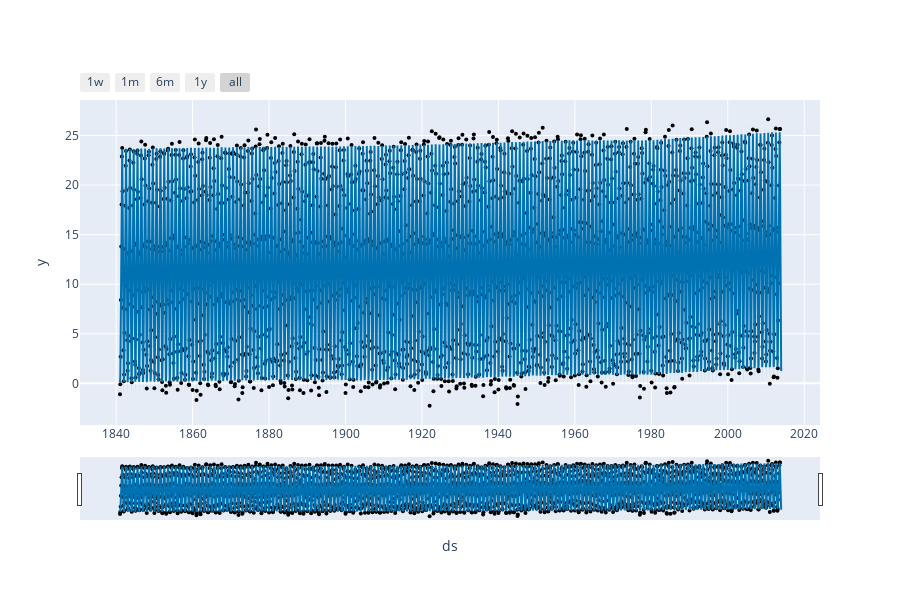

Source (notebook cell):
### Code cell
# Interactive figure of the forecast 
plot_plotly(m, forecast)

### Figure 1 — Plotly figure (JSON) as saved in the notebook; plotly's stock layout.template omitted (floating-point values rounded to 4 significant figures; data arrays with more than 128 entries replaced by an {"elided": "..."} marker saying what was removed)
{"data": [{"marker": {"color": "black", "size": 4}, "mode": "markers", "name": "Actual", "type": "scatter", "x": {"elided": "2073 str values"}, "y": {"elided": "2073 float values"}}, {"hoverinfo": "skip", "line": {"width": 0}, "mode": "lines", "type": "scatter", "x": {"elided": "2193 str values"}, "y": {"elided": "2193 float values"}}, {"fill": "tonexty", "fillcolor": "rgba(0, 114, 178, 0.2)", "line": {"color": "#0072B2", "width": 2}, "mode": "lines", "name": "Predicted", "type": "scatter", "x": {"elided": "2193 str values"}, "y": {"elided": "2193 float values"}}, {"fill": "tonexty", "fillcolor": "rgba(0, 114, 178, 0.2)", "hoverinfo": "skip", "line": {"width": 0}, "mode": "lines", "type": "scatter", "x": {"elided": "2193 str values"}, "y": {"elided": "2193 float values"}}], "layout": {"height": 600, "showlegend": false, "width": 900, "xaxis": {"rangeselector": {"buttons": [{"count": 7, "label": "1w", "step": "day", "stepmode": "backward"}, {"count": 1, "label": "1m", "step": "month", "stepmode": "backward"}, {"count": 6, "label": "6m", "step": "month", "stepmode": "backward"}, {"count": 1, "label": "1y", "step": "year", "stepmode": "backward"}, {"step": "all"}]}, "rangeslider": {"visible": true}, "title": {"text": "ds"}, "type": "date"}, "yaxis": {"title": {"text": "y"}}}}
